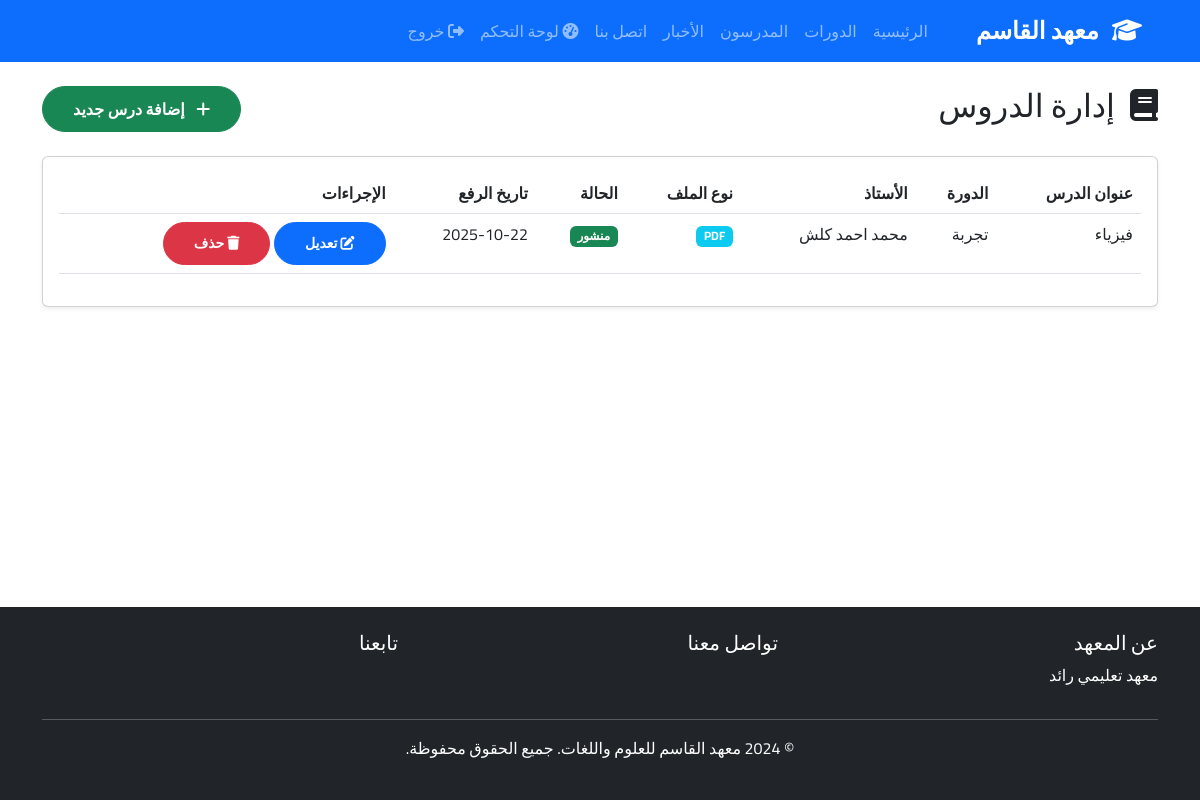
The page /admin/lessons (signed in) on the database its author committed.
### app/models/lesson.py (models this page shows, shortened)
class Lesson(db.Model):
    __tablename__ = 'lessons'
    id = db.Column(db.Integer, primary_key=True)
    course_id = db.Column(db.Integer, db.ForeignKey('courses.id'), nullable=False)
    teacher_id = db.Column(db.Integer, db.ForeignKey('teachers.id'), nullable=False)
    title = db.Column(db.String(200), nullable=False)
    description = db.Column(db.Text)
    file_path = db.Column(db.String(255))
    file_type = db.Column(db.String(10))
    upload_date = db.Column(db.DateTime, default=damascus_now)
    is_published = db.Column(db.Boolean, default=True)
    teacher = db.relationship('Teacher', backref='lessons')

### app/models/course.py (models this page shows, shortened)
class Course(db.Model):
    __tablename__ = 'courses'
    id = db.Column(db.Integer, primary_key=True)
    title = db.Column(db.String(200), nullable=False)
    description = db.Column(db.Text)
    short_description = db.Column(db.String(500))
    duration = db.Column(db.String(100))
    level = db.Column(db.String(50))
    is_featured = db.Column(db.Boolean, default=False)
    image = db.Column(db.String(255))
    start_date = db.Column(db.Date)
    end_date = db.Column(db.Date)
    max_students = db.Column(db.Integer)
    created_at = db.Column(db.DateTime, default=damascus_now)
    updated_at = db.Column(db.DateTime, default=damascus_now, onupdate=damascus_now)
    enrollments = db.relationship('Enrollment', backref='course', lazy='dynamic', cascade='all, delete-orphan')
    lessons = db.relationship('Lesson', backref='course', lazy='dynamic', cascade='all, delete-orphan')

### app/models/user.py (models this page shows, shortened)
class User(UserMixin, db.Model):
    __tablename__ = 'users'
    id = db.Column(db.Integer, primary_key=True)
    phone_number = db.Column(db.String(20), unique=True, nullable=False, index=True)
    password_hash = db.Column(db.String(255), nullable=False)
    full_name = db.Column(db.String(100), nullable=False)
    role = db.Column(db.String(20), nullable=False)
    is_active = db.Column(db.Boolean, default=True)
    created_at = db.Column(db.DateTime, default=damascus_now)
    session_version = db.Column(db.String(64), default=lambda: secrets.token_hex(32))
    permissions = db.Column(db.JSON, default={})
    def is_super_admin(self):
        return self.role == 'admin' and self.phone_number == '0938074766'

### app/routes/admin.py (the view)
@bp.route('/lessons')
@role_or_permission_required(roles=['admin', 'assistant'], permissions=['lessons.view'])
def lessons():
    all_lessons = Lesson.query.order_by(Lesson.upload_date.desc()).all()
    return render_template('admin/lessons.html', lessons=all_lessons)

### app/templates/admin/lessons.html (shortened to what this page needs)
{% extends "base.html" %}
{% block content %}
<div class="container mt-4">
    <div class="d-flex justify-content-between align-items-center mb-4">
        <h2>
            <i class="fas fa-book ms-2"></i>
            إدارة الدروس
        </h2>
        <a href="{{ url_for('admin.add_lesson') }}" class="btn btn-success">
            <i class="fas fa-plus ms-2"></i>
            إضافة درس جديد
        </a>
    </div>
    <div class="card shadow-sm">
        <div class="card-body">
            <div class="table-responsive">
                <table class="table table-hover">
                    <thead>
                        <tr>
                            <th>عنوان الدرس</th>
                            <th>الدورة</th>
                            <th>الأستاذ</th>
                            <th>نوع الملف</th>
                            <th>الحالة</th>
                            <th>تاريخ الرفع</th>
                            <th>الإجراءات</th>
                        </tr>
                    </thead>
                    <tbody>
                        {% for lesson in lessons %}
                        <tr>
                            <td>{{ lesson.title }}</td>
                            <td>{{ lesson.course.title }}</td>
                            <td>{{ lesson.teacher.user.full_name }}</td>
                            <td>
                                {% if lesson.file_type %}
                                    <span class="badge bg-info">{{ lesson.file_type.upper() }}</span>
                                {% else %}
                                    <span class="badge bg-secondary">لا يوجد</span>
                                {% endif %}
                            </td>
                            <td>
                                {% if lesson.is_published %}
                                    <span class="badge bg-success">منشور</span>
                                {% else %}
                                    <span class="badge bg-warning">مسودة</span>
                                {% endif %}
                            </td>
                            <td>{{ lesson.upload_date.strftime('%Y-%m-%d') }}</td>
                            <td>
                                <a href="{{ url_for('admin.edit_lesson', lesson_id=lesson.id) }}" class="btn btn-sm btn-primary">
                                    <i class="fas fa-edit"></i> تعديل
                                </a>
                                <form method="POST" action="{{ url_for('admin.delete_lesson', lesson_id=lesson.id) }}" style="display:inline;">
                                    <button type="submit" class="btn btn-sm btn-danger" onclick="return confirm('هل أنت متأكد من حذف هذا الدرس؟')">
                                        <i class="fas fa-trash"></i> حذف
                                    </button>
                                </form>
                            </td>
                        </tr>
                        {% endfor %}
                    </tbody>
                </table>
            </div>
        </div>
    </div>
</div>
{% endblock %}

### app/static/css/style.css (style rules this page uses)
* { font-family: 'Cairo', sans-serif; }
body { min-height: 100vh; display: flex; flex-direction: column; }
.card { transition: transform 0.3s ease, box-shadow 0.3s ease; }
.btn { border-radius: 25px; padding: 10px 30px; font-weight: 600; }
.shadow-sm { box-shadow: 0 0.125rem 0.25rem rgba(0,0,0,0.075) !important; }

### rows shown on the page
Lesson: title "فيزياء", course "تجربة", teacher.user.full_name "محمد احمد كلش", file_type "PDF", is_published "منشور", upload_date "2025-10-22"
